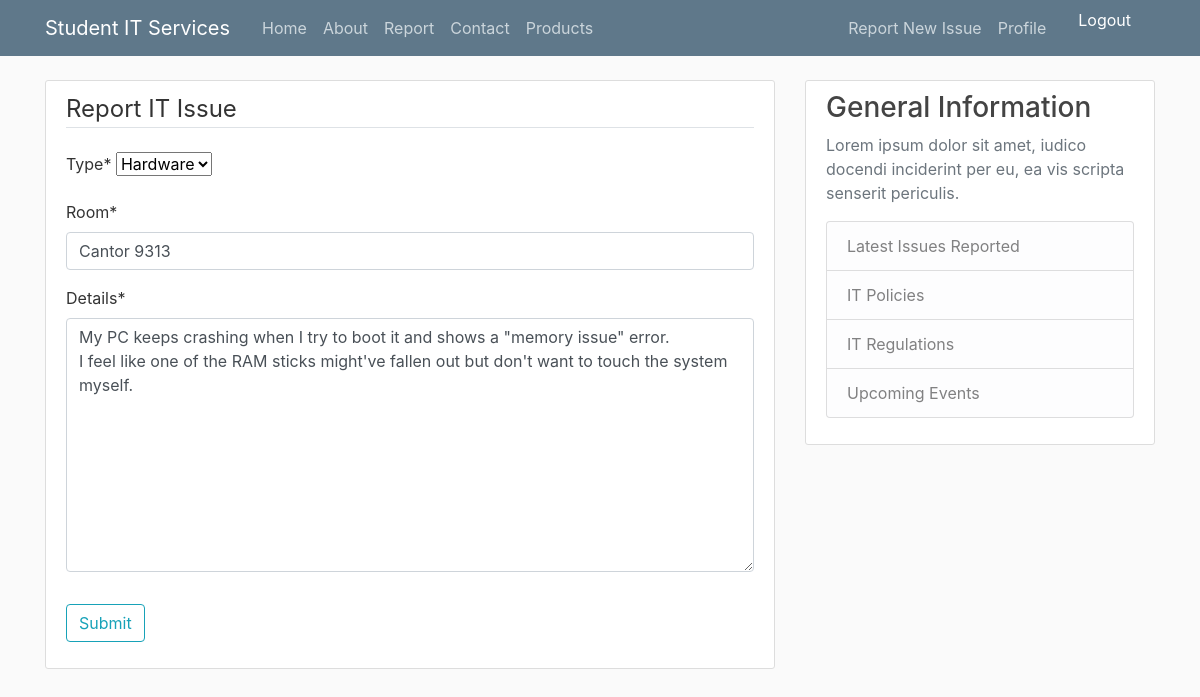
Screenshot of /issue/1/update/ (signed in) with the database file from the repository.
### itreporting/models.py (models this page shows, shortened)
class Issue(models.Model):
    type = models.CharField(max_length = 100 , choices = [('Hardware', 'Hardware'), ('Software', 'Software')])
    room = models.CharField(max_length = 100)
    urgent = models.BooleanField(default = False)
    details = models.TextField()
    date_submitted = models.DateTimeField(default = timezone.now)
    author = models.ForeignKey(User, related_name = 'issues', on_delete = models.CASCADE)

### itreporting/views.py (the view)
# urls.py: path('issue/<int:pk>/update/', PostUpdateView.as_view(), name = 'issue-update'),
class PostUpdateView(LoginRequiredMixin, UserPassesTestMixin, UpdateView):
    model = Issue
    fields = ['type', 'room', 'details']
    def test_func(self):
        issue = self.get_object()
        return self.request.user == issue.author

### itreporting/templates/itreporting/issue_form.html (shortened to what this page needs)
{% extends "itreporting/base.html" %}
{% load crispy_forms_tags %}
{% block content %}
<div class="content-section">
    <form method="POST">
        <fieldset class="form-group">
            <legend class="border-bottom mb-4">Report IT Issue</legend>
            {{ form | crispy }}
        </fieldset>
        <div class="form-group">
            <button class="btn btn-outline-info" type="submit">Submit</button>
        </div>
    </form>
</div>
{% endblock content %}

### itreporting/static/css/styles.css (style rules this page uses)
html { position: relative; min-height: 100%; }
body { background: #fafafa; color: #333333; margin-top: 5rem; margin-bottom: 50px; }
.content-section { background: #ffffff; padding: 10px 20px; border: 1px solid #dddddd; border-radius: 3px; margin-bottom: 20px; }

### rows the page displays
Issue: type "Hardware", room "Cantor 9313", details "My PC keeps crashing when I try to boot it and shows a \"memory issue\" error. I feel like one of the RAM sticks might've fallen out but don't want to touch the system myself."
